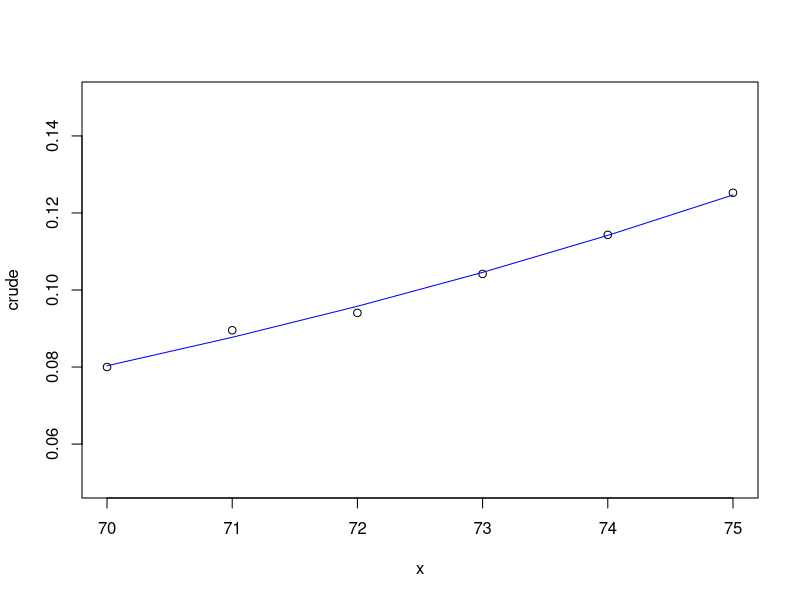

Here is the R script that generated this plot:
## ---- chunk 1
x<-c(70,71,72,73,74,75)
Ecx<-c(1000,1005,1010,1008,1006,998)
dx<-c(80,90,95,105,115,125)
crude<-dx/Ecx
crude
## ---- chunk 2
a<-lm(log(crude)~x)
estB<-exp(a$coefficient[1])
estc<-exp(a$coefficient[2])
## ---- chunk 3
iv=c(estB,estc)
iv
f<-function(z){-sum(log((exp(-Ecx*z[1]*z[2]^x)*(Ecx*z[1]*z[2]^x)^dx)/factorial(dx)))}
a1<-nlm(f,iv)
a1
B<-a1$estimate[[1]]
c<-a1$estimate[[2]]
B
c
grad<-B*c^x
grad
plot(x,crude,ylim=c(0.05,0.15))
lines(x,grad,col="blue")  
